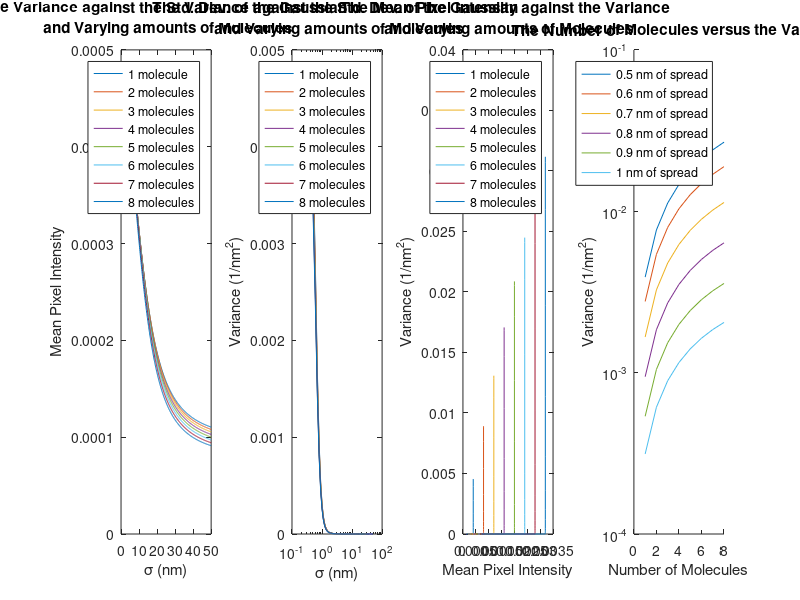

Write MATLAB code to recreate this figure.
op=8;
numofmol=1:1:op;
o=0;
Vs=cell(op,1);

for num=numofmol
    o=o+1;
    m=zeros(25,100);
    x=zeros(25,1);
    y=zeros(100,1);
    img=cell(20,1);
    me=zeros(20,1);
    v=zeros(20,1);
    for i=1:num
        x(i)=12;
        y(i)=50-i*5;
        m(x(i),y(i))=m(x(i),y(i))+1;
    end
    n=0;
    for sig=.1:.1:50
        n=n+1;
        f=fspecial('gaussian',[100,100],sig);
        f2=fspecial('gaussian',[100,100],sig);
        img{n}=imfilter(m,f);
%         figure(2);
%         imagesc(img{n});
        me(n)=mean(mean(img{n}));
        v(n)=var(var((img{n})))*10000;
    end
    
    figure(3);
    hold all;
    subplot(1,4,1)
    plot(.1:.1:50, me/num)
    o=o+1;
    hold off;
    hold all;
    subplot(1,4,2)
    semilogx(.1:.1:50,v/num)
    Vs{round(o/2)}=v;
    hold off;
    hold all;
    subplot(1,4,3)
    plot(me,v)
    hold off;
end

subplot(1,4,1)
title(sprintf('The Normalized Mean Pixel Intensity against the Std. Dev. of the Gaussian \n Across All Numbers of Molecules'))
xlabel('\sigma (nm)')
ylabel('Mean Pixel Intensity')
legend('All numbers of molecules')
legend(sprintf('%d molecule',numofmol(1)),sprintf('%d molecules',numofmol(2)),sprintf('%d molecules',numofmol(3))...
    ,sprintf('%d molecules',numofmol(4)),sprintf('%d molecules',numofmol(5)),sprintf('%d molecules',numofmol(6)),...
    sprintf('%d molecules',numofmol(7)), sprintf('%d molecules',numofmol(8)))
title(sprintf('The Variance against the Std. Dev. of the Gaussian \n and Varying amounts of Molecules'))
xlabel('\sigma (nm)')

subplot(1,4,2)
legend(sprintf('%d molecule',numofmol(1)),sprintf('%d molecules',numofmol(2)),sprintf('%d molecules',numofmol(3))...
    ,sprintf('%d molecules',numofmol(4)),sprintf('%d molecules',numofmol(5)),sprintf('%d molecules',numofmol(6)),...
    sprintf('%d molecules',numofmol(7)), sprintf('%d molecules',numofmol(8)))
title(sprintf('The Variance against the Std. Dev. of the Gaussian \n and Varying amounts of Molecules'))
xlabel('\sigma (nm)')
ylabel('Variance (1/nm^2)')

subplot(1,4,3)
legend(sprintf('%d molecule',numofmol(1)),sprintf('%d molecules',numofmol(2)),sprintf('%d molecules',numofmol(3))...
    ,sprintf('%d molecules',numofmol(4)),sprintf('%d molecules',numofmol(5)),sprintf('%d molecules',numofmol(6)),...
    sprintf('%d molecules',numofmol(7)), sprintf('%d molecules',numofmol(8)))
title(sprintf('The Mean Pixel Intensity against the Variance \n and Varying amounts of Molecules'))
xlabel('Mean Pixel Intensity')
ylabel('Variance (1/nm^2)')

subplot(1,4,4)
hold all;
xs=zeros(8);
ys=zeros(8);
s=cell(5,1);
in=0;
for o=5:1:10
    in=in+1;
    for i=1:op
        ys(i)=Vs{i}(o);
        xs(i)=i;
    end
    semilogy(xs,ys)
    s{in}=sprintf('%g nm of spread',o/10);
end
hold off;
title(sprintf('The Number of Molecules versus the Variance'))
xlabel('Number of Molecules')
ylabel('Variance (1/nm^2)')
legend(s)